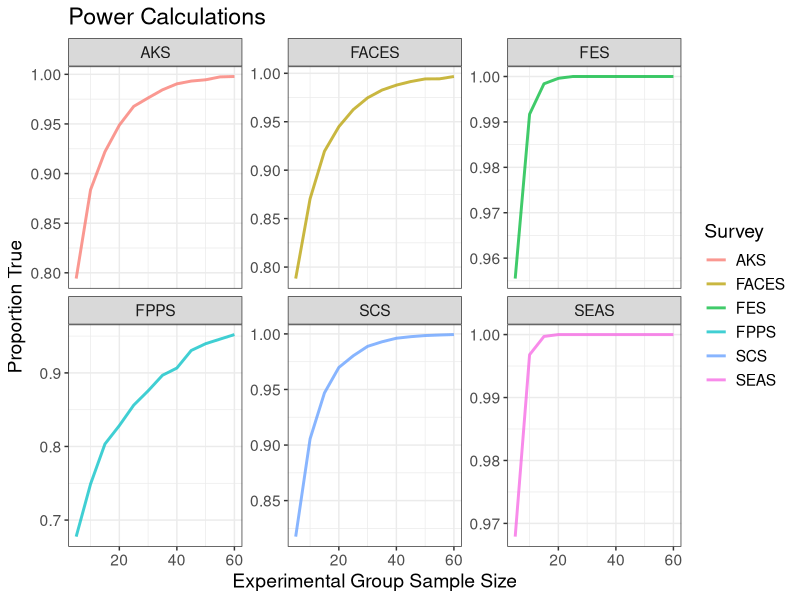

Here is the R script that generated this plot: (Note: this script raises an error after producing the figure.)
## ---- chunk 1
library(tidyverse)
theme_set(theme_bw())
## ---- chunk 2
faces <- read_csv('../../Data/cleaned_FACES_data.csv', col_types = c('ffffdf'))
## ---- chunk 3
#how many different n to test
m <- seq(from=5, to=60, by=5)
#power dataframe for non-parametric
power_data <- data.frame('FACES' = numeric(length(m)), 'AKS' = numeric(length(m)), 
                         'FES' = numeric(length(m)), 'SCS' = numeric(length(m)), 
                         'FPPS' = numeric(length(m)), 'SEAS' = numeric(length(m)))


#power dataframe for parametric group
power_norm <- data.frame('FACES' = numeric(length(m)), 'AKS' = numeric(length(m)), 
                         'FES' = numeric(length(m)), 'SCS' = numeric(length(m)), 
                         'FPPS' = numeric(length(m)), 'SEAS' = numeric(length(m)))
## ---- chunk 4
for (n in m) {
  # Number of times to bootstrap
  B <- 1e4
  #survey categories
  surveys <- as.character(unique(faces$Survey))
  #dataframe to hold simulation results
  pre.exp <- data.frame('FACES' = numeric(B), 'AKS' = numeric(B), 'FES' = numeric(B),
                          'SCS' = numeric(B), 'FPPS' = numeric(B), 'SEAS' = numeric(B))
  post.exp <- data.frame('FACES' = numeric(B), 'AKS' = numeric(B), 'FES' = numeric(B),
                          'SCS' = numeric(B), 'FPPS' = numeric(B), 'SEAS' = numeric(B))
  
  for (j in 1:6) {
    sample_faces_pre <- faces %>%
      filter(Time == 'Pre', 
             Group == 'Experimental',
             Survey == surveys[j]) %>%
      group_by(`Participant #`) %>%
      summarise(Total = sum(Response)) %>%
      ungroup()
    
    sample_faces_post <- faces %>%
      filter(Time == 'Post', 
             Group == 'Experimental',
             Survey == surveys[j]) %>%
      group_by(`Participant #`) %>%
      summarise(Total = sum(Response)) %>%
      ungroup()
  
    # Vector to store means
    m1d <- numeric()
    m1n <- numeric()
    
    #pre sample mean and sd
    pre_mean <- mean(sample_faces_pre$Total)
    pre_sd <- sd(sample_faces_pre$Total)
    
    for (i in 1:B) {
      dist <- sample(sample_faces_pre$Total, size = n, replace = T)
      m1d[i] <- mean(dist)
      dist <- rnorm(n, mean=pre_mean, sd=pre_sd)
      m1n[i] <- mean(dist)
    }
    
    #vector to store post means
    m2d <- numeric()
    m2n <- numeric()
    
    #post sample mean and sd
    post_mean <- mean(sample_faces_post$Total)
    post_sd <- sd(sample_faces_post$Total)
    
    for (i in 1:B) {
      dist <- sample(sample_faces_post$Total, size = n, replace = T)
      m2d[i] <- mean(dist)
      dist <- rnorm(n, mean=post_mean, sd=post_sd)
      m2n[i] <- mean(dist)
    }
    
    power_data[n / 5, j] <- mean(m2d > m1d)
    power_norm[n / 5, j] <- mean(m2n > m1n)
  }
}
## ---- chunk 5
  #combine the data frames and change the column names
  power <- cbind(power_data, power_norm)
  colNames <- c('FACESd', 'AKSd', 'FESd', 'SCSd', 'FPPSd', 'SEASd',
                'FACESn', 'AKSn', 'FESn', 'SCSn', 'FPPSn', 'SEASn')
  colnames(power) <- colNames
  #add indexing for the graph
  power$ExpN <- m
  power$ControlN <- seq(from=60, to=5, by=-5)
  
  
  power %>%
    select(ExpN, ends_with('d')) %>%
    pivot_longer(-ExpN, names_to = 'Survey', values_to = 'Proportion True') %>%
    mutate(Survey = str_replace(Survey, 'd', ''),
           Survey = factor(Survey)) %>%
    ggplot(aes(x = ExpN)) +
    geom_line(aes(y = `Proportion True`, color = Survey),
              size = 1, alpha = .75) +
    facet_wrap(Survey ~., scales = 'free_y') +
    labs(x = "Experimental Group Sample Size",
         title = "Power Calculations") +
    theme(text = element_text(size = 14))
## ---- chunk 6
dist <- tibble(Time = c(rep('Pre', length(m1)), rep('Post', length(m2))),
               Dist = c(m1, m2)) %>%
  mutate(Time = factor(Time))
dist %>%
  ggplot() +
  geom_density(aes(x = Dist, fill = Time), alpha = 0.7)
